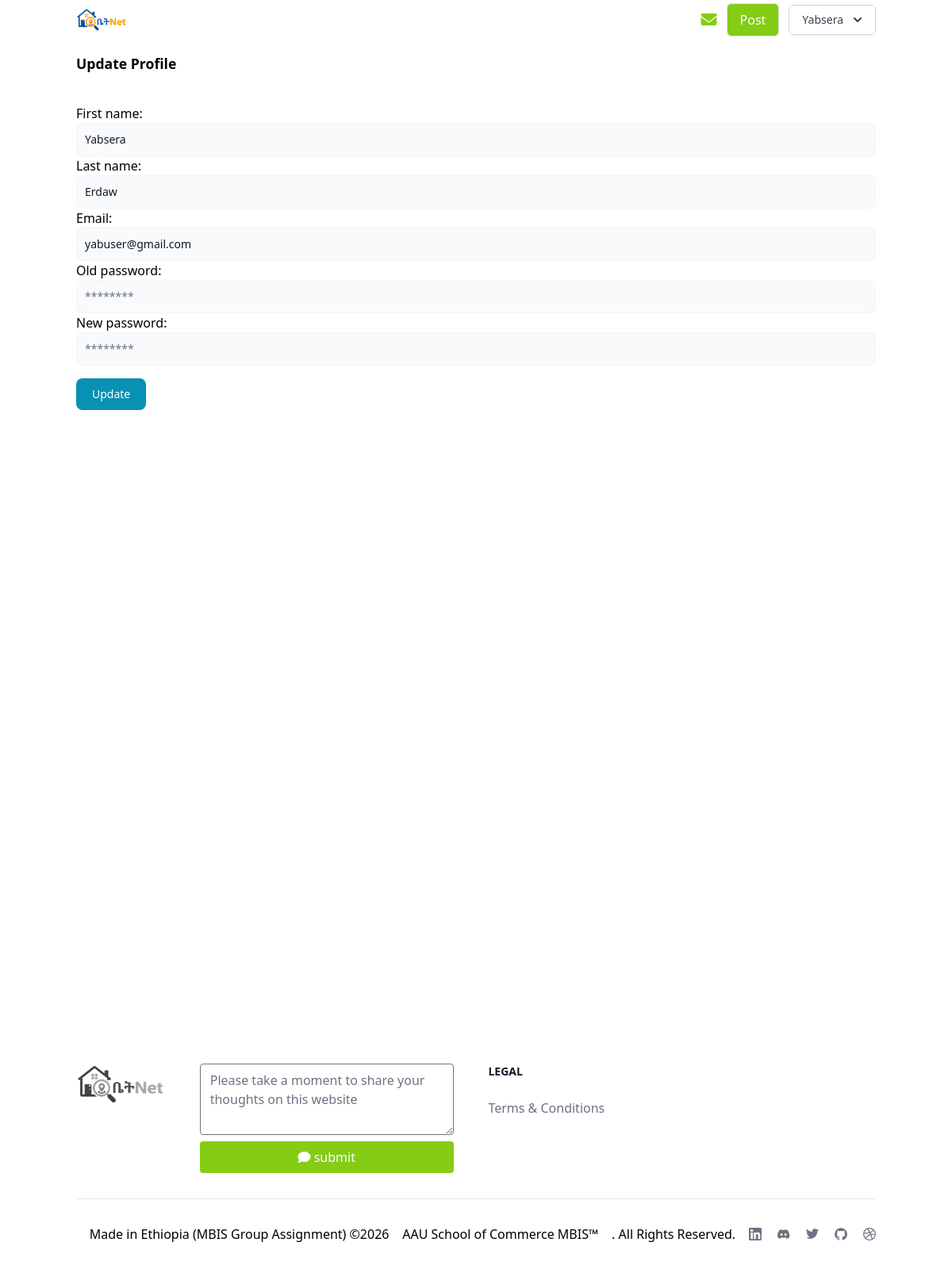
The app's page /landing/profile/update (signed in) with its own data.
### users/models.py (models this page shows, shortened)
class CustomUser(AbstractBaseUser):
    first_name = models.CharField(max_length=100, blank=True, null=True)
    last_name = models.CharField(max_length=100, blank=True, null=True)
    email = models.EmailField(unique=True)
    is_active = models.BooleanField(default=True)
    is_admin = models.BooleanField(default=False)
    is_staff = models.BooleanField(default=False)
    created_at = models.DateTimeField(auto_now_add=True)
    updated_at = models.DateTimeField(auto_now=True)
    objects = CustomUserManager()
    USERNAME_FIELD = 'email'

### users/views.py (the view)
# urls.py: path('profile/update',profile_update_view,name='profile_update_view')
@login_required
def profile_update_view(request):
    if request.method == 'POST':
        form = ProfileUpdateForm(request.POST)
        if form.is_valid():
            user = request.user
            old_password = form.cleaned_data['old_password']
            new_email = form.cleaned_data['email']
            new_first_name = form.cleaned_data['first_name']
            new_last_name = form.cleaned_data['last_name']
            new_password = form.cleaned_data['new_password']
            if user.check_password(old_password):
                user.email = new_email
                user.first_name = new_first_name
                user.last_name = new_last_name
                if new_password:
                    user.set_password(new_password)
                user.save()
                messages.success(request, 'Profile updated successfully.')
                return redirect('profile_update_view')
            else:
                messages.error(request, 'Incorrect old password. Profile update failed.')
    else:
        form = ProfileUpdateForm(initial={
            'first_name': request.user.first_name,
            'last_name': request.user.last_name,
            'email': request.user.email,
        })
    return render(request, 'user/profile_update.html', {'form': form})

### templates/user/profile_update.html (shortened to what this page needs)
{% extends "base.html" %}
{% block content %}
    <div class=" mt-5">
        <h3 class=" text-2xl mb-10 font-semibold">Update Profile</h3>
        <form method="POST">
            {{form.as_p}}
            <button class="text-white mt-4 bg-cyan-600 hover:bg-cyan-800 focus:ring-4 focus:outline-none focus:ring-cyan-300 font-medium rounded-lg text-sm w-full sm:w-auto px-5 py-2.5 text-center ">
                Update</button>
        </form>
    </div>
{% endblock content %}

### templates/base.html (shortened to what this page needs)
{% load static tailwind_tags %}
{% load static %}
<!DOCTYPE html>
<html lang="en">
<head>
    <link href="{% static 'fontawesomefree/css/fontawesome.css' %}" rel="stylesheet" type="text/css">
    <link href="{% static 'fontawesomefree/css/brands.css' %}" rel="stylesheet" type="text/css">
    <link href="{% static 'fontawesomefree/css/solid.css' %}" rel="stylesheet" type="text/css">
    {% tailwind_css %}
</head>
<body class=" bg-white lg:px-28 px-2  min-h-[100rem] flex flex-col justify-between">
    <div>
        <nav class="bg-white py-1 w-full  flex sm:flex-row flex-col items-center justify-between sticky top-0 z-50">
            <div class=" hidden sm:flex items-center gap-1 text-3xl">
              <a href="{% url 'listings' %}" class="flex items-center gap-1 text-3xl">
                <div class=" flex flex-col gap-0 font-serif">
                    <img class="w-[4rem] object-cover flex-none" src="{% static 'logo.png' %}" alt="Listing Media">
                </div>
              </a>
            </div>
            <div class=" flex  items-center gap-3">
                {%if user.is_authenticated%}
                <a href="{% url 'conversation_list' %}" class=" hidden sm:block">
                    <i  class="fa fa-envelope text-xl text-lime-500" ></i>
                </a>
                 {%endif%}
                <a  href="{% url 'listing_create' %}" class=" hidden sm:block  border bg-lime-500 hover:bg-lime-700 text-white font-medium py-2 px-4 rounded-md">
                    Post
                </a>
                {%if user.is_authenticated%}
                <div class=" hidden sm:block">
                    <div class="relative inline-block text-left">
                        <div>
                          <button type="button" class="inline-flex justify-center w-full rounded-md border border-gray-300 shadow-sm px-4 py-2 bg-white text-sm font-medium text-gray-700 hover:bg-gray-50 focus:outline-none focus:ring-2 focus:ring-offset-2 focus:ring-offset-gray-100 focus:ring-lime-500" id="menu-button" aria-expanded="false" aria-haspopup="true">
                            {{user.first_name}}
                            <svg class="-mr-1 ml-2 h-5 w-5" xmlns="http://www.w3.org/2000/svg" viewBox="0 0 20 20" fill="currentColor" aria-hidden="true">
                              <path fill-rule="evenodd" d="M5.293 7.293a1 1 0 011.414 0L10 10.586l3.293-3.293a1 1 0 111.414 1.414l-4 4a1 1 0 01-1.414 0l-4-4a1 1 0 010-1.414z" clip-rule="evenodd" />
                            </svg>
                          </button>
                        </div>
                    </div>
                </div>
                {%else%}
                <a href="{%url 'login' %}"  class=" hidden sm:block border bg-lime-500 hover:bg-lime-700 text-white font-medium py-2 px-4 rounded-md">
                    Login
                </a>
                {%endif%}
            </div>
        </nav>
        <div class=" mx-auto">
            {%block content%}
            {%endblock content%}
        </div>
    </div>
    <footer class="bg-white mt-20 ">
        <div class="mx-auto w-full max-w-screen-xl py-6 lg:py-8">
            <div class="md:flex md:justify-between">
              <div class="mb-6 md:mb-0">
                  <a href="#" class="flex items-center">
                    <img class="w-[4rem] md:w-[7rem] object-cover flex-none grayscale hover:grayscale-0 transition" src="{% static 'logo.png' %}" alt="logo">
                  </a>
              </div>
              <div>
                <form action="{% url 'comment-create' %}" method="POST" class=" flex flex-col gap-2 lg:w-[20rem]">
                    <textarea class=" rounded outline-none focus:ring-2 focus:ring-lime-500 border focus:border-lime-500 " maxlength="500" rows="3" cols="40" name="content" id="comment" placeholder="Please take a moment to share your thoughts on this website"></textarea>
                    <button type="submit" class=" bg-lime-500 text-white hover:bg-lime-700 duration-300 focus:ring-2 focus:ring-lime-300 p-2 rounded">
                        <i class="fa fa-comment" aria-hidden="true"></i>
                        submit
                    </button>
                </form>
              </div>
              <div class="grid grid-cols-2 gap-8 sm:gap-6 sm:grid-cols-3">
                  <div>
                      <h2 class="mb-6 text-sm font-semibold text-gray-900 uppercase ">Legal</h2>
                      <ul class="text-gray-500 dark:text-gray-400 font-medium">
                          <li>
                              <a href="{%url 'terms' %}" class="hover:underline">Terms &amp; Conditions</a>
                          </li>
                      </ul>
                  </div>
              </div>
          </div>
          <hr class="my-6 border-gray-200 sm:mx-auto dark:border-gray-700 lg:my-8">
          <div class="sm:flex sm:items-center sm:justify-between">
              Made in Ethiopia (MBIS Group Assignment) ©2026 <a target="_blank" href="https://aau.edu.et/" class="hover:underline">AAU School of Commerce MBIS™</a>. All Rights Reserved.
              <div class="flex mt-4 sm:justify-center sm:mt-0">
                  <a href="https://www.linkedin.com/in/nathnael-legesse-6239591a2/" target="_blank" class="text-gray-500 hover:text-gray-900 ">
                  </a>
                  <a href="#" class="text-gray-500 hover:text-gray-900  ms-5">
                  </a>
                  <a href="#" class="text-gray-500 hover:text-gray-900  ms-5">
                  </a>
                  <a href="#" class="text-gray-500 hover:text-gray-900  ms-5">
                  </a>
                  <a href="#" class="text-gray-500 hover:text-gray-900  ms-5">
                  </a>
              </div>
          </div>
        </div>
    </footer>
    </html>
</body>

### records on screen
CustomUser: first_name "Yabsera", last_name "Erdaw", email "yabuser@gmail.com"
